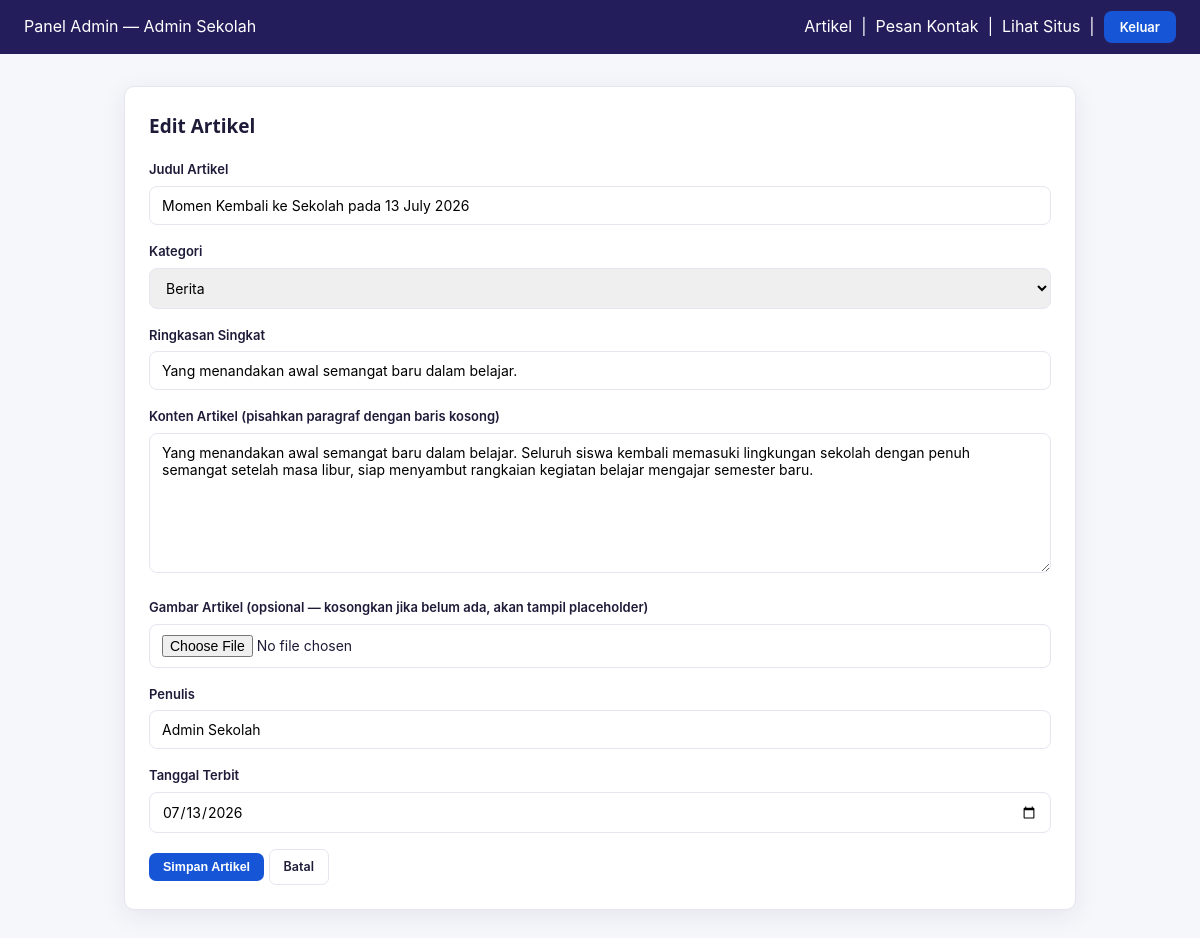
The app's page /artikel_form.php?id=2 (signed in) with its own data.
### tables this page shows
CREATE TABLE artikel (
    id INT AUTO_INCREMENT PRIMARY KEY,
    kategori_id INT DEFAULT NULL,
    judul VARCHAR(200) NOT NULL,
    slug VARCHAR(220) NOT NULL UNIQUE,
    ringkasan VARCHAR(300) DEFAULT NULL,
    konten TEXT NOT NULL,
    gambar VARCHAR(255) DEFAULT NULL,  
    penulis VARCHAR(100) DEFAULT 'Admin Sekolah',
    dilihat INT DEFAULT 0,
    tanggal_terbit DATE NOT NULL,
    dibuat_pada TIMESTAMP DEFAULT CURRENT_TIMESTAMP,
    FOREIGN KEY (kategori_id) REFERENCES kategori(id) ON DELETE SET NULL
);

CREATE TABLE kategori (
    id INT AUTO_INCREMENT PRIMARY KEY,
    nama_kategori VARCHAR(50) NOT NULL
);

### artikel_form.php (the view, shortened to what this page needs)
<?php
require_once __DIR__ . '/auth.php';
$id = isset($_GET['id']) ? (int)$_GET['id'] : 0;
$data = ['judul'=>'','slug'=>'','kategori_id'=>'','ringkasan'=>'','konten'=>'','gambar'=>null,'penulis'=>'Admin Sekolah','tanggal_terbit'=>date('Y-m-d')];
if ($id) {
    $stmt = mysqli_prepare($koneksi, "SELECT * FROM artikel WHERE id = ?");
    mysqli_stmt_bind_param($stmt, 'i', $id);
    mysqli_stmt_execute($stmt);
    $hasil = mysqli_stmt_get_result($stmt);
    $row = mysqli_fetch_assoc($hasil);
    if ($row) $data = $row;
}
$kategori_list = [];
$qk = mysqli_query($koneksi, "SELECT * FROM kategori");
while ($k = mysqli_fetch_assoc($qk)) { $kategori_list[] = $k; }
require_once __DIR__ . '/_layout_top.php';
?>
<div class="admin-card">
  <h1 style="font-size:19px;margin-bottom:18px;"><?= $id ? 'Edit Artikel' : 'Tambah Artikel Baru' ?></h1>
  <form method="post" enctype="multipart/form-data">
    <div class="field">
      <label>Judul Artikel</label>
      <input type="text" name="judul" value="<?= htmlspecialchars($data['judul']) ?>" required>
    </div>
    <div class="field">
      <label>Kategori</label>
      <select name="kategori_id">
        <?php foreach ($kategori_list as $k): ?>
          <option value="<?= $k['id'] ?>" <?= ($data['kategori_id'] == $k['id']) ? 'selected' : '' ?>><?= htmlspecialchars($k['nama_kategori']) ?></option>
        <?php endforeach; ?>
      </select>
    </div>
    <div class="field">
      <label>Ringkasan Singkat</label>
      <input type="text" name="ringkasan" value="<?= htmlspecialchars($data['ringkasan']) ?>">
    </div>
    <div class="field">
      <label>Konten Artikel (pisahkan paragraf dengan baris kosong)</label>
      <textarea name="konten" required><?= htmlspecialchars($data['konten']) ?></textarea>
    </div>
    <div class="field">
      <label>Gambar Artikel (opsional &mdash; kosongkan jika belum ada, akan tampil placeholder)</label>
      <input type="file" name="gambar" accept=".jpg,.jpeg,.png,.webp">
    </div>
    <div class="field">
      <label>Penulis</label>
      <input type="text" name="penulis" value="<?= htmlspecialchars($data['penulis']) ?>">
    </div>
    <div class="field">
      <label>Tanggal Terbit</label>
      <input type="date" name="tanggal_terbit" value="<?= htmlspecialchars($data['tanggal_terbit']) ?>">
    </div>
    <button class="btn btn-primary" type="submit">Simpan Artikel</button>
    <a class="btn btn-outline" href="dashboard.php">Batal</a>
  </form>
</div>
<?php require_once __DIR__ . '/_layout_bottom.php'; ?>

### style.css (style rules this page uses)
:root { --navy-950:#211a4f; --navy-900:#241d5c; --indigo-800:#332a78; --blue-600:#1656d6; --blue-500:#4e5fdb; --blue-400:#7c8cea; --blue-100:#eaf0ff; --bg-page:#f6f7fb; --white:#ffffff; --text-900:#1e1b39; --text-600:#55536e; --text-400:#8b899e; --border:#e6e5f0; --gold:#f5b300; --silver:#b9bfca; --bronze:#cd7f32; --radius-md:10px; --radius-lg:16px; --shadow-card:0 6px 24px rgba(35,26,90,.08); --font-display:'Poppins','Segoe UI',system-ui,sans-serif; --font-body:'Inter','Segoe UI',system-ui,sans-serif; }
* { box-sizing:border-box; }
html { scroll-behavior:smooth; }
body { margin:0; font-family:var(--font-body); color:var(--text-900); background:var(--bg-page); line-height:1.6; }
a { color:inherit;text-decoration:none; }
h1,h2,h3,h4 { font-family:var(--font-display);margin:0;color:var(--text-900); }

### _layout_top.php (style rules this page uses)
body { background:var(--bg-page); }
.admin-card { background:#fff;border:1px solid var(--border);border-radius:var(--radius-md);padding:24px;box-shadow:var(--shadow-card); }
.btn { display:inline-block;padding:7px 14px;border-radius:7px;font-size:12.5px;font-weight:600;border:none;cursor:pointer; }
.btn-primary { background:var(--blue-600);color:#fff; }
.btn-outline { background:#fff;border:1px solid var(--border);color:var(--text-900); }
.field { margin-bottom:16px; }
.field label { display:block;font-size:13px;font-weight:600;margin-bottom:6px; }
.field input,.field select,.field textarea { width:100%;padding:10px 12px;border:1px solid var(--border);border-radius:8px;font-size:14px;font-family:inherit; }
.field textarea { min-height:140px;resize:vertical; }

### records on screen
artikel: judul "Momen Kembali ke Sekolah pada 13 July 2026", kategori_id "Berita", ringkasan "Yang menandakan awal semangat baru dalam belajar.", konten "Yang menandakan awal semangat baru dalam belajar. Seluruh siswa kembali memasuki lingkungan sekolah dengan penuh semangat setelah masa libur, siap menyambut rangkaian kegiatan belajar mengajar semester baru.", penulis "Admin Sekolah", tanggal_terbit "07/13/2026"

### other values on screen
$_SESSION['admin_nama'] "Admin Sekolah"
